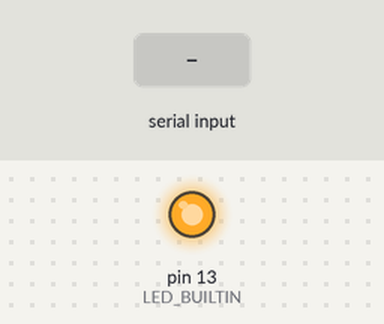
A sketch run on a simulated Arduino Uno, built with avr-gcc and run on an emulated ATmega328P. Shown: output pins drawn as LEDs (lit = HIGH). Dashed ring = blinking. The test bench sets the inputs (shaded band). What the sketch prints to the serial monitor is not drawn.

Above: at 4.25 s.
At 4.75 s:
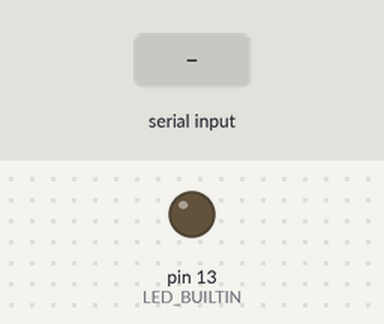
5.1 s: "1" received over the second serial link
At 5.44 s:
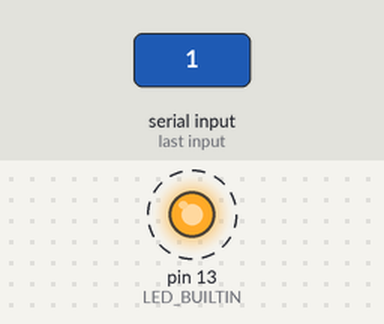
Timing chart, 0 to 8.1 s (numbered marks = the images above; inputs shaded):
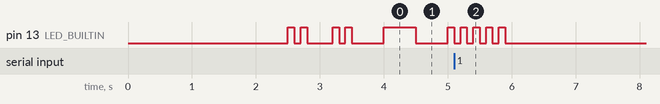

The sketch:

arduino.ino
```cpp
#include <SoftwareSerial.h>

// ESP32 -> Arduino command serial (RX on pin 4, TX on pin 3 not used)
SoftwareSerial espSerial(4, 3);

const byte COINSLOT_POWER_PIN = 8;
const unsigned long POWER_ON_DELAY_MS = 3000UL; // Increased for better stability

bool coinSlotPowered = false;
unsigned long coinSlotPowerOnTime = 0;

// Debugging - only when connected to PC
unsigned long lastDebugTime = 0;
const unsigned long DEBUG_INTERVAL = 5000; // 5 seconds

// Power-on initialization flag
bool systemInitialized = false;
unsigned long systemStartTime = 0;

void setup() {
    // CRITICAL: Extra delay for 12V power supply stabilization
    // When powered by barrel jack, the voltage regulator needs time to stabilize
    delay(2000); // 2 second delay before ANY initialization

    // Record system start time immediately after power stabilization
    systemStartTime = millis();

    // Initialize hardware pins FIRST (before any serial communication)
    pinMode(COINSLOT_POWER_PIN, OUTPUT);
    digitalWrite(COINSLOT_POWER_PIN, LOW); // Ensure coin slot starts OFF

    // Add built-in LED for status indication (pin 13 on most Arduinos)
    pinMode(LED_BUILTIN, OUTPUT);
    digitalWrite(LED_BUILTIN, LOW);

    // For 12V barrel jack operation, we need to be more careful with serial init
    // Only initialize Serial if we detect it's actually needed/connected
    // This prevents hanging when running standalone

    // Initialize ESP32 communication FIRST (this is most critical)
    espSerial.begin(9600);
    espSerial.setTimeout(50); // Shorter timeout for faster response

    // Initialize USB Serial more carefully for 12V operation
    Serial.begin(9600);
    Serial.setTimeout(50); // Shorter timeout

    // Additional stabilization delay after serial init
    delay(500);

    // Flash LED pattern to indicate 12V power mode startup
    // Different pattern than before to show it's in 12V mode
    for (int i = 0; i < 2; i++) {
        digitalWrite(LED_BUILTIN, HIGH);
        delay(100);
        digitalWrite(LED_BUILTIN, LOW);
        delay(100);
    }
    delay(300);
    for (int i = 0; i < 2; i++) {
        digitalWrite(LED_BUILTIN, HIGH);
        delay(100);
        digitalWrite(LED_BUILTIN, LOW);
        delay(100);
    }

    // Try to send initial message, but don't block if Serial isn't connected
    // Use a very short timeout to detect if PC is connected
    unsigned long serialStart = millis();
    bool pcConnected = false;

    // Quick check if Serial is actually connected (non-blocking approach)
    if (Serial) {
        Serial.println("Arduino UNO with 12V power ready!");
        Serial.println("Coin slot power pin: 8 (LOW=OFF, HIGH=ON)");
        Serial.println("ESP32 communication on pins 4(RX), 3(TX)");
        Serial.println("System optimized for 12V barrel jack operation");
        pcConnected = true;
    }

    // Send a test signal to ESP32 to indicate Arduino is ready
    // This helps ESP32 know Arduino is alive and ready for commands
    delay(100);
    espSerial.write((uint8_t)255); // Special "Arduino Ready" signal
    espSerial.flush();

    if (pcConnected) {
        Serial.println("Ready signal sent to ESP32");
    }

    // Mark system as NOT initialized yet - will be set after POWER_ON_DELAY_MS
    systemInitialized = false;
}

void loop() {
    // System initialization delay (critical for standalone operation)
    if (!systemInitialized) {
        if (millis() - systemStartTime >= POWER_ON_DELAY_MS) {
            systemInitialized = true;

            // Blink LED to indicate system is fully ready
            for (int i = 0; i < 5; i++) {
                digitalWrite(LED_BUILTIN, HIGH);
                delay(100);
                digitalWrite(LED_BUILTIN, LOW);
                delay(100);
            }

            if (Serial) {
                Serial.println("System initialization complete - ready for commands");
            }
        } else {
            // During initialization, just blink LED slowly to show it's alive
            if ((millis() / 500) % 2 == 0) {
                digitalWrite(LED_BUILTIN, HIGH);
            } else {
                digitalWrite(LED_BUILTIN, LOW);
            }
            return; // Skip command processing during initialization
        }
    }

    // Periodic debug - only if Serial is connected (non-blocking)
    if (Serial && (millis() - lastDebugTime > DEBUG_INTERVAL)) {
        Serial.print("Status - CoinSlot: ");
        Serial.print(coinSlotPowered ? "ON" : "OFF");
        Serial.print(", Uptime(s): ");
        Serial.println(millis() / 1000);
        lastDebugTime = millis();
    }

    // Handle incoming serial commands from ESP32 (THIS IS THE CRITICAL PART)
    if (espSerial.available()) {
        uint8_t command = espSerial.read();

        if (command == 200) {
            // ENABLE coin slot power
            digitalWrite(COINSLOT_POWER_PIN, HIGH);
            coinSlotPowered = true;
            coinSlotPowerOnTime = millis();

            // Visual feedback - LED on when coin slot is powered
            digitalWrite(LED_BUILTIN, HIGH);

            if (Serial) {
                Serial.println("Command 200 received: ENABLE coin slot power");
            }

        } else if (command == 201) {
            // DISABLE coin slot power
            digitalWrite(COINSLOT_POWER_PIN, LOW);
            coinSlotPowered = false;

            // Visual feedback - LED off when coin slot is powered off
            digitalWrite(LED_BUILTIN, LOW);

            if (Serial) {
                Serial.println("Command 201 received: DISABLE coin slot power");
            }

        } else {
            if (Serial) {
                Serial.print("Unknown command ignored: ");
                Serial.println(command);
            }
        }
    }

    // Watchdog-like functionality - ensure coin slot doesn't stay on indefinitely
    if (coinSlotPowered && (millis() - coinSlotPowerOnTime > 300000)) { // 5 minutes max
        digitalWrite(COINSLOT_POWER_PIN, LOW);
        coinSlotPowered = false;
        digitalWrite(LED_BUILTIN, LOW);

        if (Serial) {
            Serial.println("Safety timeout: Coin slot auto-disabled after 5 minutes");
        }
    }

    // Small delay to prevent excessive loop cycling
    delay(10);
}
```

Measured:
- by itself, pin 13 (LED_BUILTIN): alternates HIGH for 0.10 s and LOW for 0.10 s, 8 changes in all, then stays LOW
